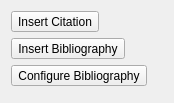
<?xml version="1.0" encoding="UTF-8"?>
<ui version="4.0">
 <class>SimpleCitationBibliographyWidget</class>
 <widget class="QWidget" name="SimpleCitationBibliographyWidget">
  <property name="geometry">
   <rect>
    <x>0</x>
    <y>0</y>
    <width>174</width>
    <height>102</height>
   </rect>
  </property>
  <property name="sizePolicy">
   <sizepolicy hsizetype="Fixed" vsizetype="Minimum">
    <horstretch>0</horstretch>
    <verstretch>0</verstretch>
   </sizepolicy>
  </property>
  <layout class="QVBoxLayout" name="verticalLayout">
   <item>
    <widget class="QToolButton" name="addCitation">
     <property name="toolTip">
      <string>Insert citation at current position</string>
     </property>
     <property name="text">
      <string>Insert Citation</string>
     </property>
     <property name="autoRaise">
      <bool>false</bool>
     </property>
    </widget>
   </item>
   <item>
    <widget class="FormattingButton" name="addBibliography">
     <property name="text">
      <string>Insert Bibliography</string>
     </property>
     <property name="popupMode">
      <enum>QToolButton::InstantPopup</enum>
     </property>
     <property name="toolButtonStyle">
      <enum>Qt::ToolButtonTextOnly</enum>
     </property>
     <property name="autoRaise">
      <bool>false</bool>
     </property>
    </widget>
   </item>
   <item>
    <widget class="QToolButton" name="configureBibliography">
     <property name="toolTip">
      <string>Configure bibliography</string>
     </property>
     <property name="text">
      <string>Configure Bibliography</string>
     </property>
    </widget>
   </item>
   <item>
    <widget class="QWidget" name="SpecialSpacer">
     <property name="sizePolicy">
      <sizepolicy hsizetype="Preferred" vsizetype="Expanding">
       <horstretch>0</horstretch>
       <verstretch>0</verstretch>
      </sizepolicy>
     </property>
    </widget>
   </item>
  </layout>
 </widget>
 <customwidgets>
  <customwidget>
   <class>FormattingButton</class>
   <extends>QToolButton</extends>
   <header>dialogs/FormattingButton.h</header>
  </customwidget>
 </customwidgets>
 <resources/>
 <connections/>
</ui>
